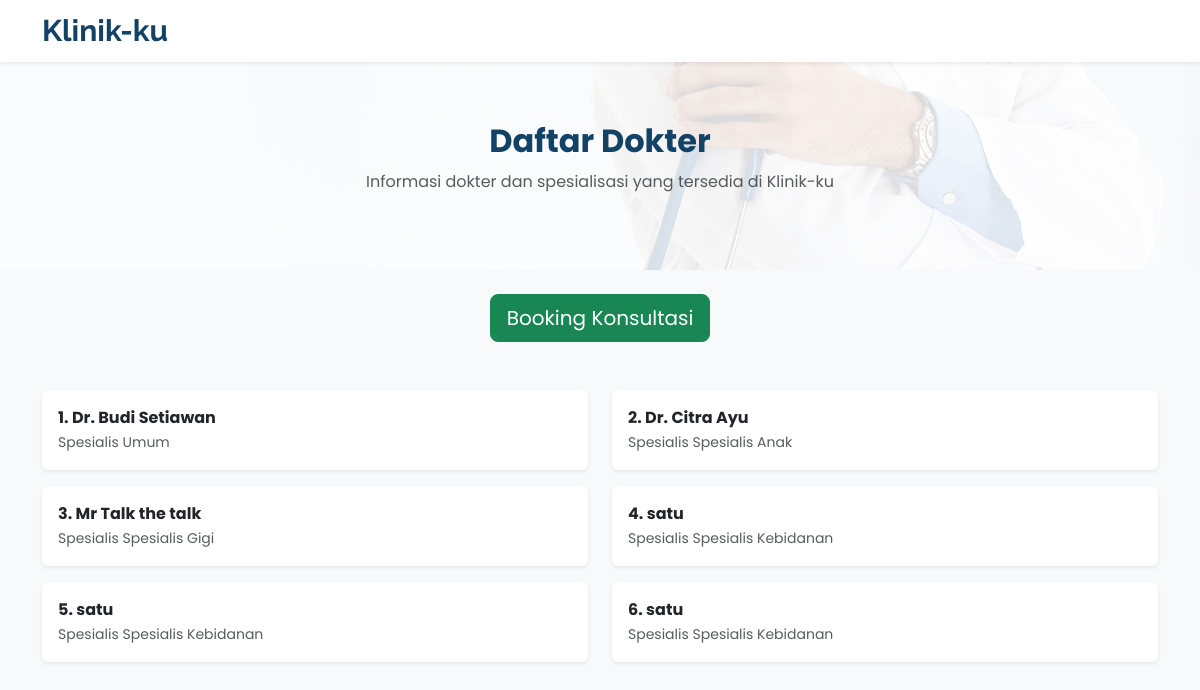
Screenshot of /daftarDokter/dokter.php (signed in) with the database file from the repository.
### tables this page shows
CREATE TABLE `dokter` (
  `id` int(11) NOT NULL,
  `nama` varchar(100) NOT NULL,
  `spesialis_id` int(11) DEFAULT NULL
);

CREATE TABLE `spesialis` (
  `id` int(11) NOT NULL,
  `nama_spesialis` varchar(100) NOT NULL
);

### daftarDokter/dokter.php (the view, shortened to what this page needs)
<?php
include '../config/db.php';
$query = "
  SELECT d.id, d.nama, s.nama_spesialis
  FROM dokter d
  JOIN spesialis s ON d.spesialis_id = s.id
  ORDER BY d.id ASC
";
$dokter = $conn->query($query) or die("Query Error: " . $conn->error);
?>
<!DOCTYPE html>
<html lang="id">
<head>
  <link href="../assets/vendor/bootstrap/css/bootstrap.min.css" rel="stylesheet" />
</head>
<body>
<nav class="navbar navbar-expand-lg navbar-light bg-white shadow-sm sticky-top">
  <div class="container">
    <a class="navbar-brand" href="../index.php">
      <h1>Klinik-ku</h1>
    </a>
  </div>
</nav>
<section class="hero-section">
  <div class="container">
    <h2>Daftar Dokter</h2>
    <p class="text-muted">Informasi dokter dan spesialisasi yang tersedia di Klinik-ku</p>
  </div>
</section>
<div class="container text-center mt-4">
  <a href="../booking/booking_konsultasi.php" class="btn btn-success btn-lg">Booking Konsultasi</a>
</div>
<div class="container py-5">
  <div class="row">
    <?php if ($dokter->num_rows > 0): ?>
      <?php $i = 1; while($d = $dokter->fetch_assoc()): ?>
      <div class="col-md-6 mb-3">
        <div class="p-3 bg-white shadow-sm rounded">
          <strong><?= $i++ ?>. <?= htmlspecialchars($d['nama']) ?></strong><br>
          <small class="text-muted">Spesialis <?= htmlspecialchars($d['nama_spesialis']) ?></small>
        </div>
      </div>
      <?php endwhile; ?>
    <?php else: ?>
      <div class="col-12"><p class="text-muted">Belum ada dokter.</p></div>
    <?php endif; ?>
  </div>
</div>
</body>
</html>

### daftarDokter/dokter.php (style rules this page uses)
body { font-family: 'Poppins', sans-serif; background-color: #f8f9fa; }
.navbar-brand h1 { font-family: 'Raleway', sans-serif; font-size: 30px; font-weight: 700; color: #124265; margin: 0; }
.hero-section { background: linear-gradient(rgba(255,255,255,0.85), rgba(255,255,255,0.85)), url('../assets/img/hero-bg.jpg') no-repeat center center; background-size: cover; padding: 60px 0; text-align: center; }
.hero-section h2 { font-weight: 700; color: #124265; margin-bottom: 10px; }
.hero-section p { color: #6c757d; }

### rows the page displays
dokter: nama "Dr. Budi Setiawan", spesialis.nama_spesialis "Umum"
dokter: nama "Dr. Citra Ayu", spesialis.nama_spesialis "Spesialis Anak"
dokter: nama "Mr Talk the talk", spesialis.nama_spesialis "Spesialis Gigi"
dokter: nama "satu", spesialis.nama_spesialis "Spesialis Kebidanan"
dokter: nama "satu", spesialis.nama_spesialis "Spesialis Kebidanan"
dokter: nama "satu", spesialis.nama_spesialis "Spesialis Kebidanan"
